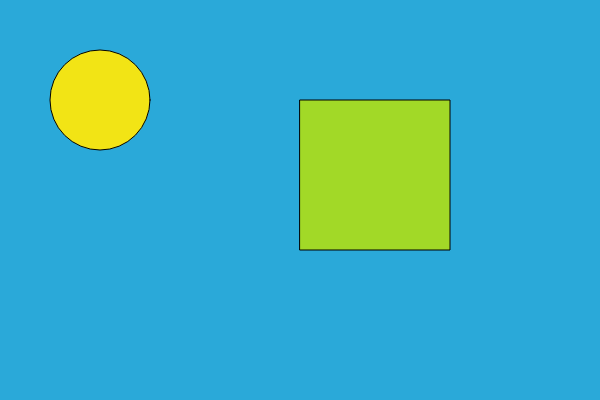
Frame 1 (no input)
Frame 60 (no input): identical to frame 1, image omitted
Frame 120 (the mouse pressed at the canvas centre since frame 60): identical to frame 1, image omitted

The p5.js sketch that drew this single still picture (run headless with seeded random() and noise() and a simulated clock; from frame 60 on, the mouse is pressed at the canvas centre):

// p5.js sketch
// ── sketch.js
// Runs once at the start
function setup() {

	console.log('setup.');
	createCanvas(600, 400);

}

// Runs in a loop, over and over again
function draw() {

	console.log('draw!');

	// background
	background(42, 169, 217);

	// ellipse
	fill(242, 228, 21);
	ellipse(100,100,100,100);

	//rectangle
	fill(162, 217, 39);
	rect(300,100,150,150);

}
